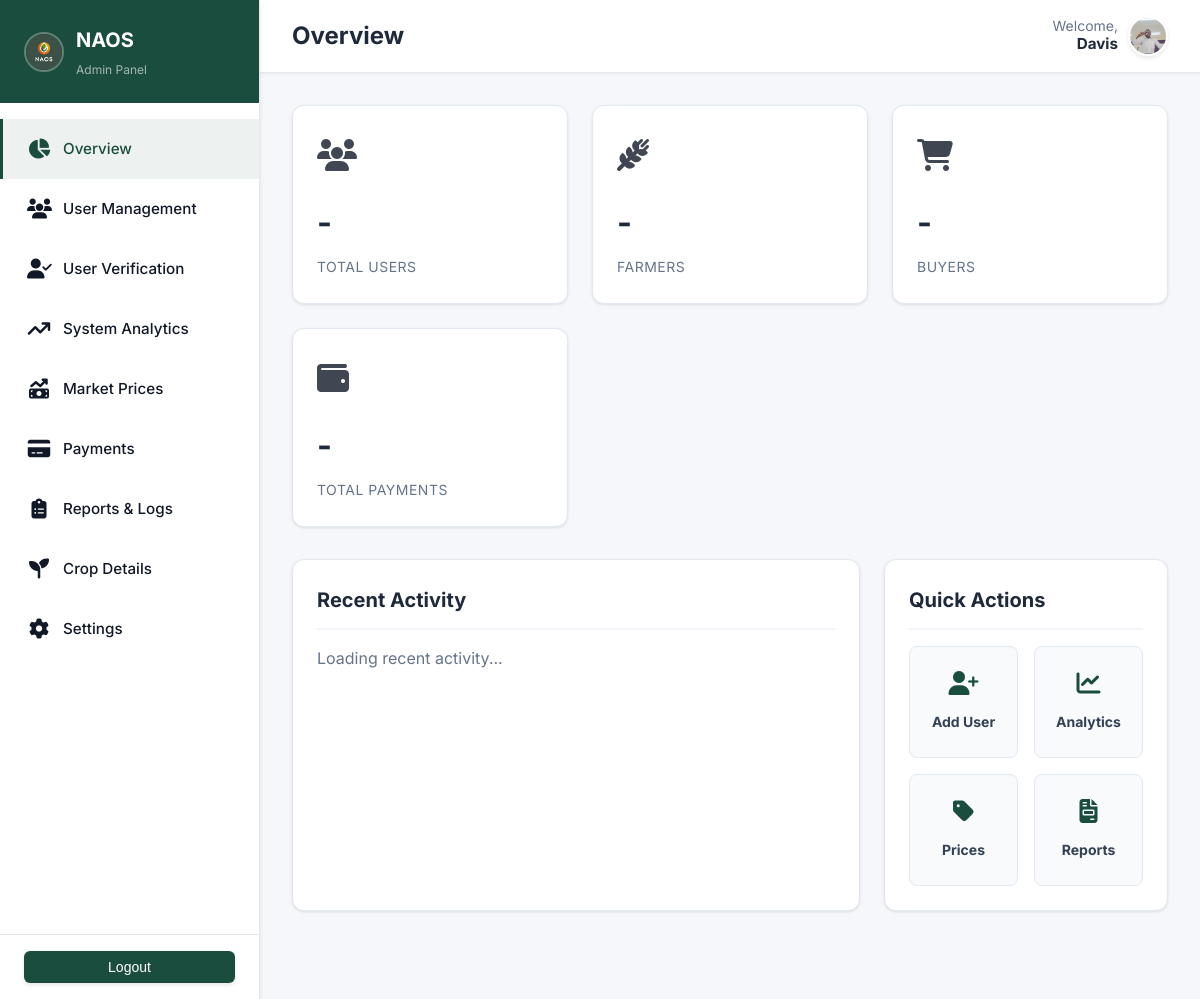
The page /admin/dashboard.php (signed in) on the database its author committed.
### tables this page shows
CREATE TABLE `users` (
  `id` int(11) NOT NULL,
  `username` varchar(50) NOT NULL,
  `phone_number` varchar(20) DEFAULT NULL,
  `password_hash` varchar(255) NOT NULL,
  `role` enum('farmer','buyer','admin') NOT NULL,
  `active_role` enum('farmer','buyer') DEFAULT NULL,
  `gender` enum('male','female') DEFAULT NULL,
  `location` varchar(50) DEFAULT NULL,
  `lang` varchar(10) DEFAULT 'en',
  `is_active` tinyint(1) DEFAULT 1,
  `created_at` timestamp NOT NULL DEFAULT current_timestamp(),
  `updated_at` timestamp NOT NULL DEFAULT current_timestamp() ON UPDATE current_timestamp(),
  `subscription_status` enum('active','inactive') DEFAULT 'inactive',
  `profile_picture` varchar(255) DEFAULT 'default_avatar.png',
  `is_phone_verified` tinyint(1) DEFAULT 0,
  `phone_verification_code` varchar(6) DEFAULT NULL,
  `is_profile_complete` tinyint(1) DEFAULT 0,
  `national_id_path` varchar(255) DEFAULT NULL,
  `id_verification_status` enum('pending','approved','rejected') NOT NULL DEFAULT 'approved',
  `id_verification_notes` text DEFAULT NULL
);

### includes/lang.php (called while the page is built, shortened)
<?php
$isLandingPage = (basename($_SERVER['PHP_SELF']) === 'index.php');
$lang = 'en';
if (!$isLandingPage) {
    $lang = $_SESSION['lang'] ?? 'en';
}
function t($key)
{
    global $lang, $translations;
    return $translations[$lang][$key] ?? $key;
}

### admin/dashboard.php (the view, shortened to what this page needs)
<?php
require '../includes/db.php';
require '../includes/auth.php';
require '../includes/lang.php';
$username = getUsername($conn, $_SESSION['user_id']) ?? 'Admin';
?>
<!DOCTYPE html>
<html lang="en">
<head>
    <link rel="stylesheet" href="../assets/vendor/css/inter.css">
    <link rel="stylesheet" href="../assets/css/style.css">
    <link rel="stylesheet" href="../assets/css/admin_dashboard.css">
    <link rel="stylesheet" href="../assets/css/toast.css">
    <link rel="stylesheet" href="../assets/vendor/css/all.min.css">
</head>
<body>
    <div class="admin-dashboard-wrapper">
        <nav class="admin-sidebar" id="adminSidebar">
            <div class="admin-sidebar-header">
                <img src="../assets/images/NAOS LOGO.png" alt="NAOS Logo" class=" admin-sidebar-logo">
                <div>
                    <div class="admin-sidebar-title">
                        <?php echo ('NAOS'); ?>
                    </div>
                    <div class="admin-sidebar-subtitle">Admin Panel</div>
                </div>
            </div>
            <div class="admin-sidebar-menu">
                <a href="#" class="admin-sidebar-menu-item active" data-section="overview">
                    <span class="admin-sidebar-menu-item-icon"><i class="fa-solid fa-chart-pie"></i></span>
                    <span>Overview</span>
                </a>
                <a href="#" class="admin-sidebar-menu-item" data-section="users">
                    <span class="admin-sidebar-menu-item-icon"><i class="fa-solid fa-users"></i></span>
                    <span>User Management</span>
                </a>
                <a href="#" class="admin-sidebar-menu-item" data-section="user-verification">
                    <span class="admin-sidebar-menu-item-icon"><i class="fa-solid fa-user-check"></i></span>
                    <span>User Verification</span>
                </a>
                <a href="#" class="admin-sidebar-menu-item" data-section="analytics">
                    <span class="admin-sidebar-menu-item-icon"><i class="fa-solid fa-arrow-trend-up"></i></span>
                    <span>System Analytics</span>
                </a>
                <a href="#" class="admin-sidebar-menu-item" data-section="market-prices">
                    <span class="admin-sidebar-menu-item-icon"><i class="fa-solid fa-money-bill-trend-up"></i></span>
                    <span>Market Prices</span>
                </a>
                <a href="#" class="admin-sidebar-menu-item" data-section="payments">
                    <span class="admin-sidebar-menu-item-icon"><i class="fa-solid fa-credit-card"></i></span>
                    <span>Payments</span>
                </a>
                <a href="#" class="admin-sidebar-menu-item" data-section="reports">
                    <span class="admin-sidebar-menu-item-icon"><i class="fa-solid fa-clipboard-list"></i></span>
                    <span>Reports & Logs</span>
                </a>
                <a href="#" class="admin-sidebar-menu-item" data-section="crop-configs">
                    <span class="admin-sidebar-menu-item-icon"><i class="fa-solid fa-seedling"></i></span>
                    <span>Crop Details</span>
                </a>
                <a href="#" class="admin-sidebar-menu-item" data-section="settings">
                    <span class="admin-sidebar-menu-item-icon"><i class="fa-solid fa-gear"></i></span>
                    <span>Settings</span>
                </a>
            </div>
            <div class="admin-sidebar-footer">
                <button onclick=" confirmLogout()" class="admin-btn admin-btn-primary" style="width: 100%;">
                    <?php echo t('logout'); ?></button>
            </div>
        </nav>
        <div class="admin-main-content">
            <div class="admin-top-bar">
                <div style="display: flex; align-items: center; gap: 1rem;">
                    <h1 class="admin-top-bar-title">Overview</h1>
                </div>
                <div class="admin-top-bar-actions" style="display: flex; align-items: center; gap: 10px;">
                    <div class="admin-profile-trigger" onclick="openProfileModal()" title="Edit Profile"
                        style="display: flex; align-items: center; gap: 10px; cursor: pointer;">
                        <div style="display: flex; flex-direction: column; align-items: flex-end; line-height: 1.2;">
                            <span class="admin-welcome" style="color: #64748b; font-size: 0.875rem;">Welcome,</span>
                            <strong style="white-space: nowrap; font-size: 0.95rem; color: #1e293b;"><?php echo htmlspecialchars($username); ?></strong>
                        </div>
                        <?php echo renderAvatar($conn, $_SESSION['user_id'], '../assets/images/profiles/', 'headerProfilePic', '40px'); ?>
                    </div>
                </div>
            </div>
            <div class="admin-content-wrapper">
                <div class="admin-content-section active" id="overview">
                    <div class="admin-stats-grid">
                        <div class="admin-stat-card">
                            <div class="admin-stat-card-header">
                                <span class="admin-stat-card-icon"><i class="fa-solid fa-users"></i></span>
                            </div>
                            <div class="admin-stat-card-value" id="totalUsers">-</div>
                            <div class="admin-stat-card-label">Total Users</div>
                        </div>
                        <div class="admin-stat-card">
                            <div class="admin-stat-card-header">
                                <span class="admin-stat-card-icon"><i class="fa-solid fa-wheat-awn"></i></span>
                            </div>
                            <div class="admin-stat-card-value" id="totalFarmers">-</div>
                            <div class="admin-stat-card-label">Farmers</div>
                        </div>
                        <div class="admin-stat-card">
                            <div class="admin-stat-card-header">
                                <span class="admin-stat-card-icon"><i class="fa-solid fa-cart-shopping"></i></span>
                            </div>
                            <div class="admin-stat-card-value" id="totalBuyers">-</div>
                            <div class="admin-stat-card-label">Buyers</div>
                        </div>
                        <div class="admin-stat-card">
                            <div class="admin-stat-card-header">
                                <span class="admin-stat-card-icon"><i class="fa-solid fa-wallet"></i></span>
                            </div>
                            <div class="admin-stat-card-value" id="totalPayments">-</div>
                            <div class="admin-stat-card-label">Total Payments</div>
                        </div>
                    </div>
                    <div class="admin-dashboard-grid">
                        <div class="admin-panel">
                            <div class="admin-panel-header">Recent Activity</div>
                            <div id="recentActivity">
                                <p style="color: #64748b;">Loading recent activity...</p>
                            </div>
                        </div>
                        <div class="admin-panel">
                            <div class="admin-panel-header">Quick Actions</div>
                            <div class="quick-links-grid">
                                <div class="quick-link-card" onclick="openAddUserModal()">
                                    <i class="fa-solid fa-user-plus"></i>
                                    <div class="quick-link-text">Add User</div>
                                </div>
                                <div class="quick-link-card"
                                    onclick="document.querySelector('[data-section=\'analytics\']').click()">
                                    <i class="fa-solid fa-chart-line"></i>
                                    <div class="quick-link-text">Analytics</div>
                                </div>
                                <div class="quick-link-card"
                                    onclick="document.querySelector('[data-section=\'market-prices\']').click()">
                                    <i class="fa-solid fa-tag"></i>
                                    <div class="quick-link-text">Prices</div>
                                </div>
                                <div class="quick-link-card"
                                    onclick="document.querySelector('[data-section=\'reports\']').click()">
                                    <i class="fa-solid fa-file-invoice"></i>
                                    <div class="quick-link-text">Reports</div>
                                </div>
                            </div>
                        </div>
                    </div>
                </div>
        </div>
    </div>
</body>
</html>

### includes/auth.php (shortened to what this page needs)
<?php
if (!function_exists('getUsername')) {
    function getUsername($conn, $userId)
    {
        $stmt = mysqli_prepare($conn, "SELECT username FROM users WHERE id = ?");
        mysqli_stmt_bind_param($stmt, "i", $userId);
        mysqli_stmt_execute($stmt);
        $result = mysqli_stmt_get_result($stmt);
        if ($row = mysqli_fetch_assoc($result)) return $row['username'];
        return null;
    }
}
if (!function_exists('getUserProfilePicture')) {
    function getUserProfilePicture($conn, $userId)
    {
        $stmt = mysqli_prepare($conn, "SELECT profile_picture FROM users WHERE id = ?");
        mysqli_stmt_bind_param($stmt, "i", $userId);
        mysqli_stmt_execute($stmt);
        $result = mysqli_stmt_get_result($stmt);
        if ($row = mysqli_fetch_assoc($result)) return $row['profile_picture'] ?: '';
        return '';
    }
}
if (!function_exists('getUserInitials')) {
    function getUserInitials($conn, $userId)
    {
        $stmt = mysqli_prepare($conn, "SELECT username FROM users WHERE id = ?");
        mysqli_stmt_bind_param($stmt, "i", $userId);
        mysqli_stmt_execute($stmt);
        $result = mysqli_stmt_get_result($stmt);
        if ($row = mysqli_fetch_assoc($result)) {
            $name = trim($row['username']);
            $words = explode(' ', $name);
            $initials = '';
            foreach (array_slice($words, 0, 2) as $word) {
                if (!empty($word)) $initials .= strtoupper($word[0]);
            }
            return $initials ?: strtoupper(substr($name, 0, 1)) ?: '?';
        }
        return '?';
    }
}
if (!function_exists('renderAvatar')) {
    function renderAvatar($conn, $userId, $basePath = '../assets/images/profiles/', $id = 'headerProfilePic', $size = '40px')
    {
        $pic      = getUserProfilePicture($conn, $userId);
        $initials = getUserInitials($conn, $userId);
        $sizeNum  = (int) $size;
        $fontSize = round($sizeNum * 0.4) . 'px';
        $baseStyle = "width:$size; height:$size; border-radius:50%; display:flex; align-items:center; justify-content:center; flex-shrink:0; border:2px solid #fff; box-shadow:0 2px 4px rgba(0,0,0,0.1); font-weight:700; font-family:sans-serif; text-align:center; overflow:hidden;";
        $usePicture = false;
        if ($pic) {
            $profilePath = realpath(__DIR__ . '/' . $basePath . $pic);
            if ($profilePath && is_file($profilePath)) $usePicture = true;
        }
        if ($usePicture) {
            $style = $baseStyle . "background: url('" . $basePath . htmlspecialchars($pic) . "') center/cover no-repeat; color:transparent;";
        } else {
            $style = $baseStyle . "background-color:#1b4d3e; background-image:linear-gradient(135deg,#1b4d3e,#2d7a5f); color:#ffffff; font-size:$fontSize; letter-spacing:0.5px;";
        }
        return '<div id="' . htmlspecialchars($id) . '" data-initials="' . htmlspecialchars($initials) . '" style="' . $style . '">'
             . htmlspecialchars($initials)
             . '</div>';
    }
}

### assets/css/style.css (style rules this page uses)
:root { --primary-color: #1b4d3e; --primary-light: #2c7a6f; --accent-color: #4ade80; --accent-hover: #22c55e; --bg-color: #f3f4f6; --surface-color: #ffffff; --text-primary: #111827; --text-secondary: #4b5563; --border-color: #e5e7eb; --shadow-sm: 0 1px 2px 0 rgba(0, 0, 0, 0.05); --shadow-md: 0 4px 6px -1px rgba(0, 0, 0, 0.1), 0 2px 4px -1px rgba(0, 0, 0, 0.06); --shadow-lg: 0 10px 15px -3px rgba(0, 0, 0, 0.1), 0 4px 6px -2px rgba(0, 0, 0, 0.05); --radius-md: 0.5rem; --radius-lg: 0.75rem; --radius-xl: 1rem; }
* { box-sizing: border-box; margin: 0; padding: 0; }
body { font-family: 'Inter', system-ui, -apple-system, sans-serif; background-color: var(--bg-color); background-image: radial-gradient(at 0% 0%, rgba(74, 222, 128, 0.15) 0px, transparent 50%), radial-gradient(at 100% 100%, rgba(27, 77, 62, 0.15) 0px, transparent 50%); background-attachment: fixed; color: var(--text-primary); line-height: 1.6; min-height: 100vh; }
button { width: 100%; padding: 0.875rem 1.5rem; background: var(--primary-color); color: white; border: none; border-radius: var(--radius-md); font-size: 1rem; font-weight: 600; cursor: pointer; transition: all 0.2s; box-shadow: 0 2px 4px rgba(0, 0, 0, 0.1); }
a { color: var(--primary-light); text-decoration: none; font-weight: 500; cursor: pointer; transition: color 0.2s; }

### rows shown on the page
users: username "Davis", profile_picture (picture)

### other values the page prints
t('logout') "Logout"
